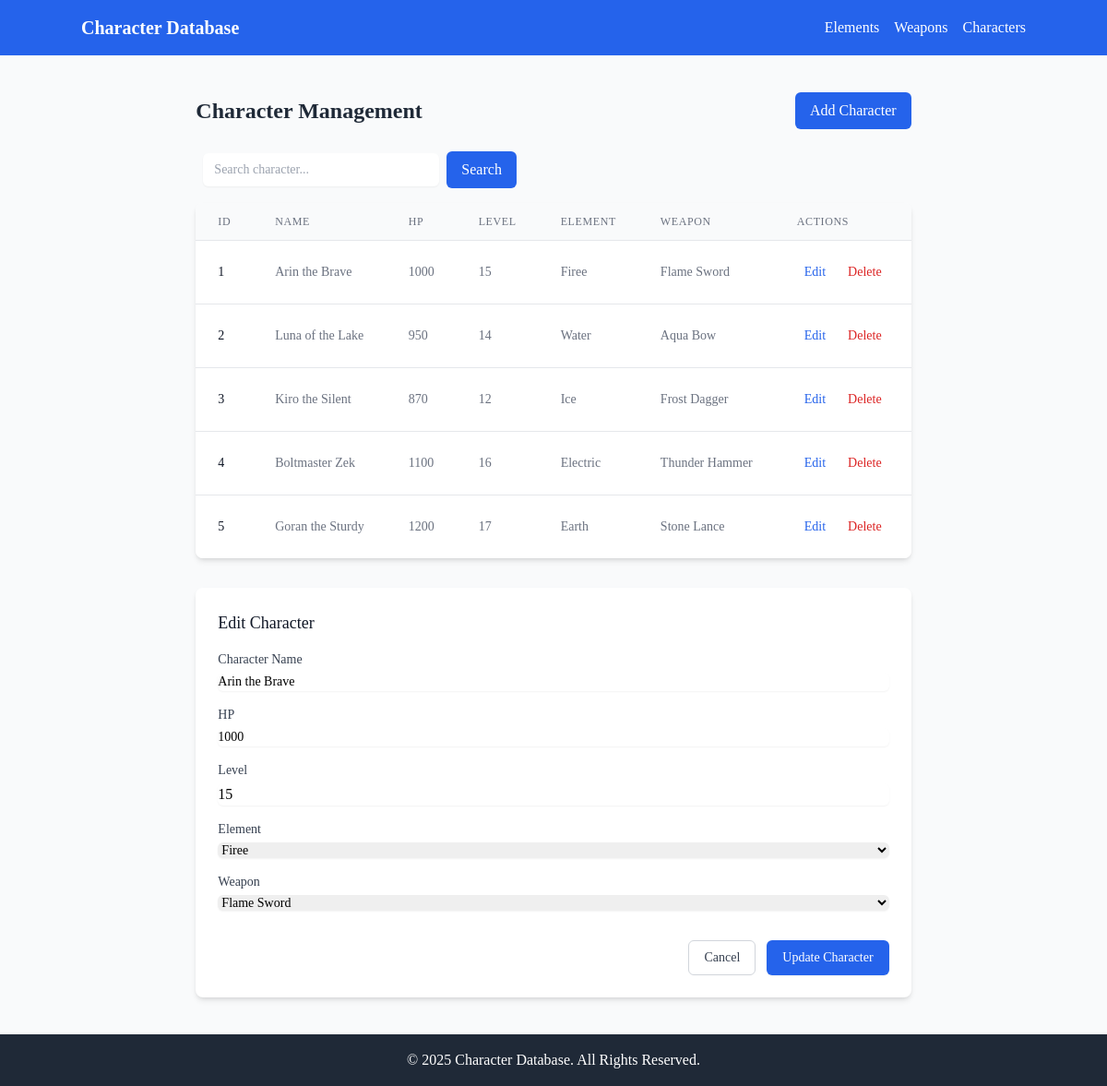
The page /?page=characters&edit=1 on the database its author committed.
### tables this page shows
CREATE TABLE `characters` (
  `id` int(11) NOT NULL,
  `name` varchar(100) NOT NULL,
  `hp` int(11) DEFAULT NULL,
  `level` int(11) DEFAULT NULL,
  `element_id` int(11) DEFAULT NULL,
  `weapon_id` int(11) DEFAULT NULL
);

CREATE TABLE `elements` (
  `id` int(11) NOT NULL,
  `name` varchar(50) NOT NULL,
  `strength` varchar(100) DEFAULT NULL,
  `weakness` varchar(100) DEFAULT NULL
);

CREATE TABLE `weapons` (
  `id` int(11) NOT NULL,
  `name` varchar(100) NOT NULL,
  `type` varchar(50) DEFAULT NULL,
  `power` int(11) DEFAULT NULL
);

### config/db.php (called while the page is built, shortened)
<?php
class Database
{
    private $host = "localhost";
    private $username = "root";
    private $password = "";
    private $dbname = "character_db";
    public function __construct()
    {
        try {
            $this->conn = new PDO("mysql:host=$this->host;dbname=$this->dbname", $this->username, $this->password);
        } catch (PDOException $e) {
            echo "Connection failed: " . $e->getMessage();
        }
    }
}

### class/Character.php (called while the page is built, shortened)
<?php
require_once 'config/db.php';
class Character
{
    private $db;
    public function __construct()
    {
        $this->db = (new Database())->conn;
    }
    public function getAll($search = null)
    {
        $query = "SELECT characters.*, weapons.name AS weapon, elements.name AS element
                  FROM characters
                  LEFT JOIN weapons ON characters.weapon_id = weapons.id
                  LEFT JOIN elements ON characters.element_id = elements.id";
        $stmt = $this->db->prepare($query);
        $stmt->execute();
        return $stmt->fetchAll(PDO::FETCH_ASSOC);
    }
    public function find($id)
    {
        $stmt = $this->db->prepare("SELECT * FROM characters WHERE id = ?");
        $stmt->execute([$id]);
        return $stmt->fetch(PDO::FETCH_ASSOC);
    }
}

### class/Element.php (called while the page is built, shortened)
<?php
require_once 'config/db.php';
class Element
{
    private $db;
    public function __construct()
    {
        $this->db = (new Database())->conn;
    }
    public function getAll()
    {
        $stmt = $this->db->query("SELECT * FROM elements");
        return $stmt->fetchAll(PDO::FETCH_ASSOC);
    }
}

### class/Weapon.php (called while the page is built, shortened)
<?php
require_once 'config/db.php';
class Weapon
{
    private $db;
    public function __construct()
    {
        $this->db = (new Database())->conn;
    }
    public function getAll()
    {
        $stmt = $this->db->query("SELECT * FROM weapons");
        return $stmt->fetchAll(PDO::FETCH_ASSOC);
    }
}

### view/characters.php (the view, shortened to what this page needs)
<div class="container mx-auto p-4">
    <div class="flex justify-between items-center mb-6">
        <h3 class="text-2xl font-bold text-gray-800">Character Management</h3>
        <button
            onclick="showAddForm()"
            class="inline-flex items-center px-4 py-2 bg-blue-600 text-white rounded-md hover:bg-blue-700 focus:outline-none focus:ring-2 focus:ring-blue-500 focus:ring-offset-2 transition-colors">
            Add Character
        </button>
    </div>
    <form method="GET" class="mb-4 flex items-center space-x-2">
        <input
            type="text"
            name="search"
            placeholder="Search character..."
            value="<?= isset($_GET['search']) ? htmlspecialchars($_GET['search']) : '' ?>"
            class="rounded-md border-gray-300 shadow-sm focus:border-blue-500 focus:ring-blue-500 sm:text-sm px-3 py-2 w-64">
        <button
            type="submit"
            class="inline-flex items-center px-4 py-2 bg-blue-600 text-white rounded-md hover:bg-blue-700 focus:outline-none focus:ring-2 focus:ring-blue-500 focus:ring-offset-2">
            Search
        </button>
    </form>
    <div class="bg-white shadow-md rounded-lg overflow-hidden">
        <div class="overflow-x-auto">
            <table class="min-w-full divide-y divide-gray-200">
                <thead class="bg-gray-50">
                    <tr>
                        <th class="px-6 py-3 text-left text-xs font-medium text-gray-500 uppercase tracking-wider">ID</th>
                        <th class="px-6 py-3 text-left text-xs font-medium text-gray-500 uppercase tracking-wider">Name</th>
                        <th class="px-6 py-3 text-left text-xs font-medium text-gray-500 uppercase tracking-wider">HP</th>
                        <th class="px-6 py-3 text-left text-xs font-medium text-gray-500 uppercase tracking-wider">Level</th>
                        <th class="px-6 py-3 text-left text-xs font-medium text-gray-500 uppercase tracking-wider">Element</th>
                        <th class="px-6 py-3 text-left text-xs font-medium text-gray-500 uppercase tracking-wider">Weapon</th>
                        <th class="px-6 py-3 text-left text-xs font-medium text-gray-500 uppercase tracking-wider">Actions</th>
                    </tr>
                </thead>
                <tbody class="bg-white divide-y divide-gray-200">
                    <?php
                    $search = $_GET['search'] ?? null;
                    $characters = $character->getAll($search);
                    ?>
                    <?php foreach ($characters as $c): ?>
                        <tr class="hover:bg-gray-50 transition-colors">
                            <td class="px-6 py-4 whitespace-nowrap text-sm font-medium text-gray-900"><?= htmlspecialchars($c['id']) ?></td>
                            <td class="px-6 py-4 whitespace-nowrap text-sm text-gray-500"><?= htmlspecialchars($c['name']) ?></td>
                            <td class="px-6 py-4 whitespace-nowrap text-sm text-gray-500"><?= htmlspecialchars($c['hp']) ?></td>
                            <td class="px-6 py-4 whitespace-nowrap text-sm text-gray-500"><?= htmlspecialchars($c['level']) ?></td>
                            <td class="px-6 py-4 whitespace-nowrap text-sm text-gray-500"><?= htmlspecialchars($c['element']) ?></td>
                            <td class="px-6 py-4 whitespace-nowrap text-sm text-gray-500"><?= htmlspecialchars($c['weapon']) ?></td>
                            <td class="px-6 py-4 whitespace-nowrap text-sm text-gray-500">
                                <div class="flex space-x-2">
                                    <button
                                        onclick="window.location='?page=characters&edit=<?= $c['id'] ?>'"
                                        class="p-2 text-blue-600 hover:text-blue-800 hover:bg-blue-50 rounded-md transition-colors"
                                        title="Edit">
                                        Edit
                                    </button>
                                    <button
                                        onclick="confirmDelete(<?= $c['id'] ?>)"
                                        class="p-2 text-red-600 hover:text-red-800 hover:bg-red-50 rounded-md transition-colors"
                                        title="Delete">
                                        Delete
                                    </button>
                                </div>
                            </td>
                        </tr>
                    <?php endforeach; ?>
                </tbody>
            </table>
        </div>
    </div>
                    <?php foreach ($element->getAll() as $e): ?>
                        <option value="<?= htmlspecialchars($e['id']) ?>"><?= htmlspecialchars($e['name']) ?></option>
                    <?php endforeach; ?>
                    <?php foreach ($weapon->getAll() as $w): ?>
                        <option value="<?= htmlspecialchars($w['id']) ?>"><?= htmlspecialchars($w['name']) ?></option>
                    <?php endforeach; ?>
    <?php if (isset($_GET['edit'])): ?>
        <?php $editData = $character->find($_GET['edit']); ?>
        <div id="editForm" class="mt-8 bg-white shadow-md rounded-lg p-6">
            <h3 class="text-lg font-medium text-gray-900 mb-4">Edit Character </h3>
            <form method="POST" class="space-y-4">
                <div>
                    <label for="edit_name" class="block text-sm font-medium text-gray-700">Character Name</label>
                    <input
                        type="text"
                        id="edit_name"
                        name="name"
                        value="<?= htmlspecialchars($editData['name']) ?>"
                        required
                        class="mt-1 block w-full rounded-md border-gray-300 shadow-sm focus:border-blue-500 focus:ring-blue-500 sm:text-sm">
                </div>
                <div>
                    <label for="edit_hp" class="block text-sm font-medium text-gray-700">HP</label>
                    <input
                        type="text"
                        id="edit_hp"
                        name="hp"
                        value="<?= htmlspecialchars($editData['hp']) ?>"
                        class="mt-1 block w-full rounded-md border-gray-300 shadow-sm focus:border-blue-500 focus:ring-blue-500 sm:text-sm">
                </div>
                <div>
                    <label for="edit_level" class="block text-sm font-medium text-gray-700">Level</label>
                    <input
                        type="number"
                        id="edit_level"
                        name="level"
                        value="<?= htmlspecialchars($editData['level']) ?>"
                        class="mt-1 block w-full rounded-md border-gray-300 shadow-sm focus:border-blue-500 focus:ring-blue-500 sm/text-sm">
                </div>
                <div>
                    <label for="edit_element" class="block text-sm font-medium text-gray-700">Element</label>
                    <select
                        id="edit_element"
                        name="element_id"
                        class="mt-1 block w-full rounded-md border-gray-300 shadow-sm focus:border-blue-500 focus:ring-blue-500 sm:text-sm">
                        <?php foreach ($element->getAll() as $e): ?>
                            <option value="<?= htmlspecialchars($e['id']) ?>" <?= $editData['element_id'] === $e['id'] ? 'selected' : '' ?>>
                                <?= htmlspecialchars($e['name']) ?>
                            </option>
                        <?php endforeach; ?>
                    </select>
                </div>
                <div>
                    <label for="edit_weapon" class="block text-sm font-medium text-gray-700">Weapon</label>
                    <select
                        id="edit_weapon"
                        name="weapon_id"
                        class="mt-1 block w-full rounded-md border-gray-300 shadow-sm focus:border-blue-500 focus:ring-blue-500 sm:text-sm">
                        <?php foreach ($weapon->getAll() as $w): ?>
                            <option value="<?= htmlspecialchars($w['id']) ?>" <?= $editData['weapon_id'] === $w['id'] ? 'selected' : '' ?>>
                                <?= htmlspecialchars($w['name']) ?>
                            </option>
                        <?php endforeach; ?>
                    </select>
                </div>
                <div class="flex justify-end space-x-3 pt-4">
                    <button
                        type="button"
                        onclick="window.location='?page=characters'"
                        class="inline-flex items-center px-4 py-2 border border-gray-300 text-sm font-medium rounded-md text-gray-700 bg-white hover:bg-gray-50 focus:outline-none focus:ring-2 focus:ring-offset-2 focus:ring-blue-500">
                        Cancel
                    </button>
                    <button
                        type="submit"
                        name="update_character"
                        class="inline-flex items-center px-4 py-2 border border-transparent text-sm font-medium rounded-md shadow-sm text-white bg-blue-600 hover:bg-blue-700 focus:outline-none focus:ring-2 focus:ring-offset-2 focus:ring-blue-500">
                        Update Character
                    </button>
                </div>
            </form>
        </div>
    <?php endif; ?>
</div>

### rows shown on the page
characters: id "1", name "Arin the Brave", hp "1000", level "15", element.name "Firee", weapon.name "Flame Sword", element_id "Firee", weapon_id "Flame Sword"
characters: id "2", name "Luna of the Lake", hp "950", level "14", element.name "Water", weapon.name "Aqua Bow"
characters: id "3", name "Kiro the Silent", hp "870", level "12", element.name "Ice", weapon.name "Frost Dagger"
characters: id "4", name "Boltmaster Zek", hp "1100", level "16", element.name "Electric", weapon.name "Thunder Hammer"
characters: id "5", name "Goran the Sturdy", hp "1200", level "17", element.name "Earth", weapon.name "Stone Lance"
